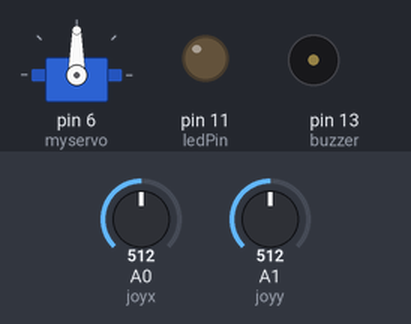
This sketch was run on a simulated Arduino Uno, built with avr-gcc and run on an emulated ATmega328P. Shown: servo, output pins drawn as LEDs (lit = HIGH), buzzer (waves = sounding, pin HIGH). The test bench sets the inputs (shaded band); at power-on: A0 (joyx) = 512, A1 (joyy) = 512.

Above: at 1.2 s.
1.3 s: A0 (joyx) set to 716
At 1.9 s:
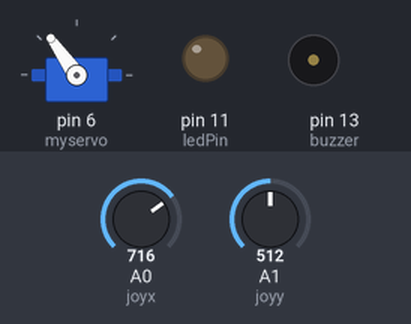
2.8 s: A0 (joyx) set to 900
At 3.1 s:
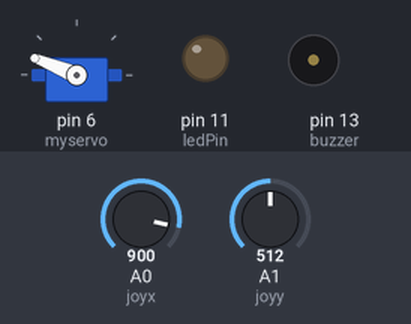
4.3 s: A0 (joyx) set to 1023
At 5.4 s:
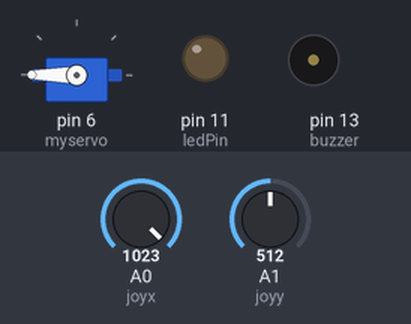
5.8 s: A0 (joyx) set to 306
At 6.6 s:
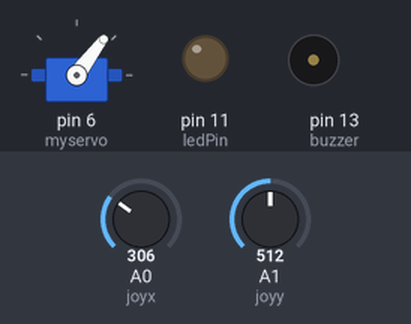
7.3 s: A0 (joyx) set to 122
At 7.7 s:
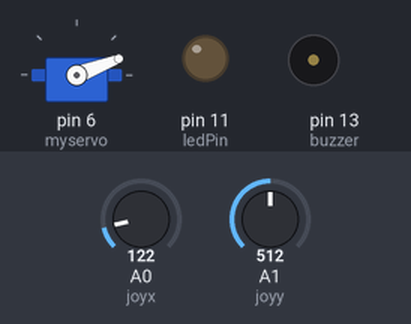
Timing chart, 0 to 9.8 s (numbered marks = the images above; inputs shaded):
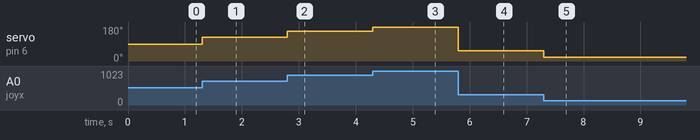

The sketch:

sketch_aug15a.ino
```cpp
#include <Servo.h>
#include <AccelStepper.h>

int joyXVAL;
int joyVal3;
// Initialize with pin sequence IN1-IN3-IN2-IN4 for using the AccelStepper with motorPin1BYJ-48


int joyVal2;
Servo myservo;
const int joyx = 0;
const int joyy = 1;

int timeDelay = 3000;

const int buzzer = 13;
const int ledPin = 11;
int joyVal;
int swval;
int pos;


void setup()
{


  myservo.attach(6);

  pinMode(buzzer, OUTPUT);
  pinMode(ledPin, OUTPUT);

}

void loop()
{

  joyVal2 = analogRead(joyy);
  joyVal = analogRead(joyx);
  joyVal = map(joyVal, 0, 1023, 0, 180);
myservo.write(joyVal);


}
```

Measured:
- after the input at 1.3 s, servo on pin 6 (myservo): 90° → 125° at once
- after the input at 2.8 s, servo on pin 6 (myservo): 125° → 158° at once
- after the input at 4.3 s, servo on pin 6 (myservo): 158° → 180° at once
- after the input at 5.8 s, servo on pin 6 (myservo): 180° → 53° at once
- after the input at 7.3 s, servo on pin 6 (myservo): 53° → 21° at once
